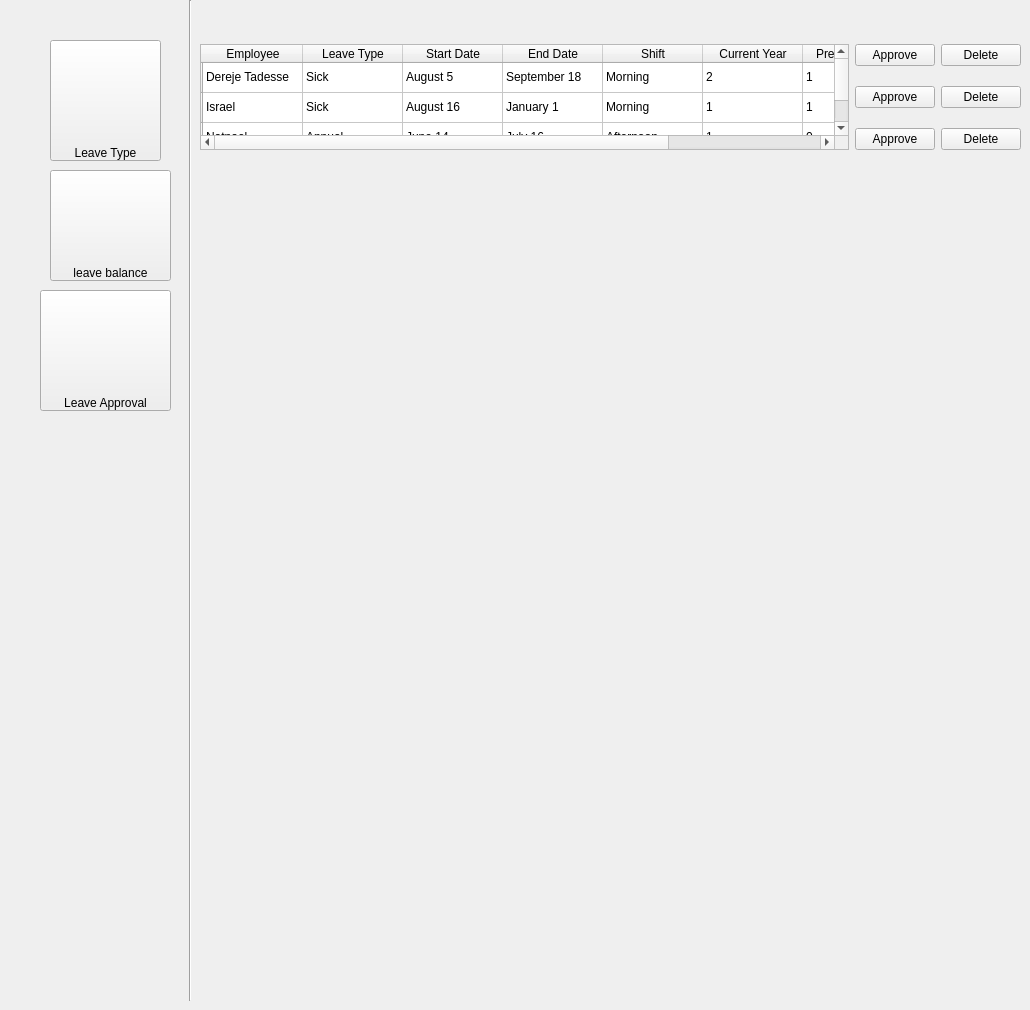
      <widget class="QWidget" name="page_13">
       <widget class="Line" name="line_27">
        <property name="geometry">
         <rect>
          <x>180</x>
          <y>0</y>
          <width>21</width>
          <height>1001</height>
         </rect>
        </property>
        <property name="styleSheet">
         <string notr="true"/>
        </property>
        <property name="orientation">
         <enum>Qt::Vertical</enum>
        </property>
       </widget>
       <widget class="QWidget" name="layoutWidget_3">
        <property name="geometry">
         <rect>
          <x>200</x>
          <y>30</y>
          <width>821</width>
          <height>137</height>
         </rect>
        </property>
        <layout class="QGridLayout" name="gridLayout_7">
         <item row="0" column="1">
          <layout class="QHBoxLayout" name="horizontalLayout_26">
           <item>
            <widget class="QPushButton" name="pushButton_120">
             <property name="text">
              <string>Approve</string>
             </property>
            </widget>
           </item>
           <item>
            <widget class="QPushButton" name="pushButton_121">
             <property name="text">
              <string>Delete</string>
             </property>
            </widget>
           </item>
          </layout>
         </item>
         <item row="1" column="1">
          <layout class="QHBoxLayout" name="horizontalLayout_27">
           <item>
            <widget class="QPushButton" name="pushButton_122">
             <property name="text">
              <string>Approve</string>
             </property>
            </widget>
           </item>
           <item>
            <widget class="QPushButton" name="pushButton_123">
             <property name="text">
              <string>Delete</string>
             </property>
            </widget>
           </item>
          </layout>
         </item>
         <item row="2" column="1">
          <layout class="QHBoxLayout" name="horizontalLayout_28">
           <item>
            <widget class="QPushButton" name="pushButton_124">
             <property name="text">
              <string>Approve</string>
             </property>
            </widget>
           </item>
           <item>
            <widget class="QPushButton" name="pushButton_125">
             <property name="text">
              <string>Delete</string>
             </property>
            </widget>
           </item>
          </layout>
         </item>
         <item row="0" column="0" rowspan="3">
          <widget class="QTableWidget" name="tableWidget">
           <row>
            <property name="text">
             <string/>
            </property>
           </row>
           <row>
            <property name="text">
             <string/>
            </property>
           </row>
           <row>
            <property name="text">
             <string/>
            </property>
           </row>
           <column>
            <property name="text">
             <string>Employee</string>
            </property>
           </column>
           <column>
            <property name="text">
             <string>Leave Type</string>
            </property>
           </column>
           <column>
            <property name="text">
             <string>Start Date</string>
            </property>
           </column>
           <column>
            <property name="text">
             <string>End Date</string>
            </property>
           </column>
           <column>
            <property name="text">
             <string>Shift</string>
            </property>
           </column>
           <column>
            <property name="text">
             <string>Current Year</string>
            </property>
           </column>
           <column>
            <property name="text">
             <string>Previous Year</string>
            </property>
           </column>
           <column>
            <property name="text">
             <string>Status</string>
            </property>
           </column>
           <item row="0" column="0">
            <property name="text">
             <string>Dereje Tadesse</string>
            </property>
           </item>
           <item row="0" column="1">
            <property name="text">
             <string>Sick</string>
            </property>
           </item>
           <item row="0" column="2">
            <property name="text">
             <string>August 5</string>
            </property>
           </item>
           <item row="0" column="3">
            <property name="text">
             <string>September 18</string>
            </property>
           </item>
           <item row="0" column="4">
            <property name="text">
             <string>Morning</string>
            </property>
           </item>
           <item row="0" column="5">
            <property name="text">
             <string>2</string>
            </property>
           </item>
           <item row="0" column="6">
            <property name="text">
             <string>1</string>
            </property>
           </item>
           <item row="0" column="7">
            <property name="text">
             <string>Approved</string>
            </property>
           </item>
           <item row="1" column="0">
            <property name="text">
             <string>Israel</string>
            </property>
           </item>
           <item row="1" column="1">
            <property name="text">
             <string>Sick</string>
            </property>
           </item>
           <item row="1" column="2">
            <property name="text">
             <string>August 16</string>
            </property>
           </item>
           <item row="1" column="3">
            <property name="text">
             <string>January 1</string>
            </property>
           </item>
           <item row="1" column="4">
            <property name="text">
             <string>Morning</string>
            </property>
           </item>
           <item row="1" column="5">
            <property name="text">
             <string>1</string>
            </property>
           </item>
           <item row="1" column="6">
            <property name="text">
             <string>1</string>
            </property>
           </item>
           <item row="1" column="7">
            <property name="text">
             <string>Pending</string>
            </property>
           </item>
           <item row="2" column="0">
            <property name="text">
             <string>Natnael</string>
            </property>
           </item>
           <item row="2" column="1">
            <property name="text">
             <string>Annual</string>
            </property>
           </item>
           <item row="2" column="2">
            <property name="text">
             <string>June 14</string>
            </property>
           </item>
           <item row="2" column="3">
            <property name="text">
             <string>July 16</string>
            </property>
           </item>
           <item row="2" column="4">
            <property name="text">
             <string>Afternoon</string>
            </property>
           </item>
           <item row="2" column="5">
            <property name="text">
             <string>1</string>
            </property>
           </item>
           <item row="2" column="6">
            <property name="text">
             <string>0</string>
            </property>
           </item>
           <item row="2" column="7">
            <property name="text">
             <string>Approved</string>
            </property>
           </item>
          </widget>
         </item>
        </layout>
       </widget>
       <widget class="QPushButton" name="pushButton_130">
        <property name="geometry">
         <rect>
          <x>40</x>
          <y>290</y>
          <width>131</width>
          <height>121</height>
         </rect>
        </property>
        <property name="styleSheet">
         <string notr="true">background:url(:/approve/approval.png);
background-repeat:no-repeat;
height:12px;
text-align:bottom;</string>
        </property>
        <property name="text">
         <string>Leave Approval</string>
        </property>
       </widget>
       <widget class="QPushButton" name="pushButton_131">
        <property name="geometry">
         <rect>
          <x>50</x>
          <y>170</y>
          <width>121</width>
          <height>111</height>
         </rect>
        </property>
        <property name="styleSheet">
         <string notr="true">background:url(:/balance/balance.png);
background-repeat:no-repeat;
height:12px;
text-align:bottom;</string>
        </property>
        <property name="text">
         <string>leave balance</string>
        </property>
       </widget>
       <widget class="QPushButton" name="pushButton_117">
        <property name="geometry">
         <rect>
          <x>50</x>
          <y>40</y>
          <width>111</width>
          <height>121</height>
         </rect>
        </property>
        <property name="styleSheet">
         <string notr="true">background:url(:/type/leave.png);
background-repeat:no-repeat;
height:12px;
text-align:bottom;</string>
        </property>
        <property name="text">
         <string>Leave Type</string>
        </property>
       </widget>
      </widget>
